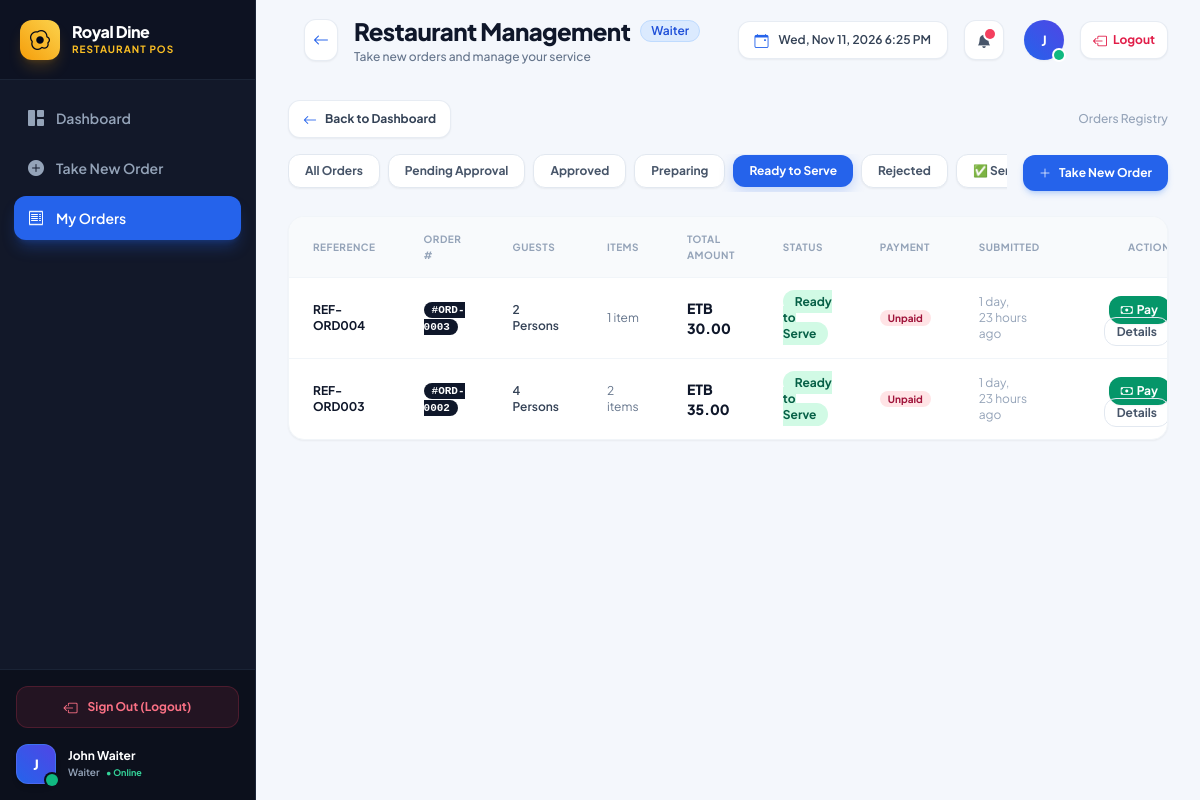
The page /orders/waiter/orders/?status=READY (signed in) on the database as committed earlier.
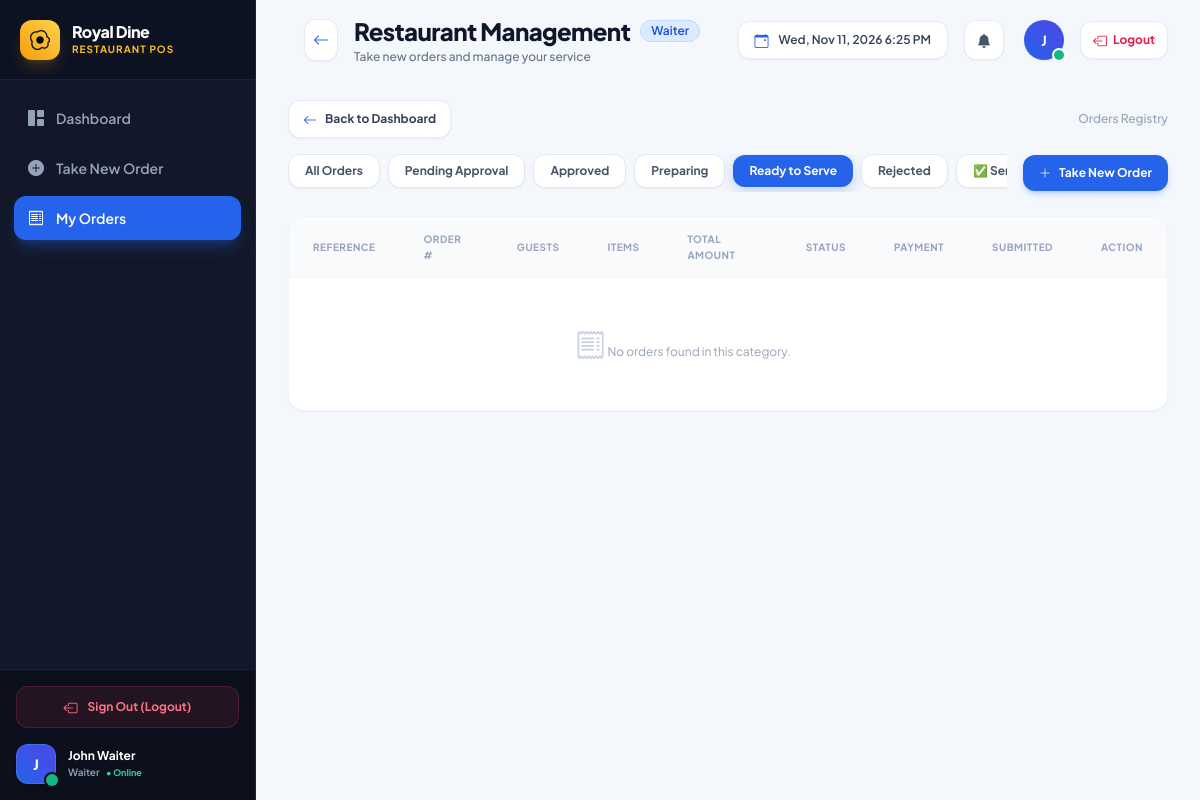
The same page on the database as committed later.
### apps/orders/models.py (models this page shows, shortened)
class Order(models.Model):
    class Status(models.TextChoices):
        DRAFT = 'DRAFT', 'Draft'
        PENDING_APPROVAL = 'PENDING_APPROVAL', 'Pending Approval'
        REJECTED = 'REJECTED', 'Rejected'
        APPROVED = 'APPROVED', 'Approved'
        RECEIVED = 'RECEIVED', 'Kitchen Received'
        PREPARING = 'PREPARING', 'Preparing'
        READY = 'READY', 'Ready for Serving'
        SERVED = 'SERVED', 'Served'
        CANCELLED = 'CANCELLED', 'Cancelled'
    order_reference = models.CharField(max_length=64, unique=True, editable=False, db_index=True)
    order_number = models.CharField(max_length=32, blank=True, null=True, unique=True, db_index=True)
    waiter = models.ForeignKey(
        settings.AUTH_USER_MODEL,
        on_delete=models.PROTECT,
        related_name='waiter_orders'
    )
    customer_count = models.PositiveIntegerField(default=1)
    status = models.CharField(
        max_length=24,
        choices=Status.choices,
        default=Status.PENDING_APPROVAL,
        db_index=True
    )
    total_amount = models.DecimalField(max_digits=10, decimal_places=2, default=0.00)
    order_notes = models.TextField(blank=True)
    rejection_reason = models.TextField(blank=True)
    created_at = models.DateTimeField(auto_now_add=True, db_index=True)
    updated_at = models.DateTimeField(auto_now=True)
    submitted_at = models.DateTimeField(null=True, blank=True)
    approved_at = models.DateTimeField(null=True, blank=True)
    class Meta:
        ordering = ['-created_at']
        verbose_name = 'Order'
        verbose_name_plural = 'Orders'

### apps/orders/views.py (the view)
# urls.py: path('waiter/orders/', views.waiter_orders, name='waiter_orders'),
@login_required
@waiter_required
def waiter_orders(request):
    status_filter = request.GET.get('status', 'all')
    orders = Order.objects.filter(waiter=request.user)
    if status_filter != 'all':
        orders = orders.filter(status=status_filter)
    return render(request, 'waiter/orders_list.html', {
        'orders': orders,
        'current_status': status_filter,
        'status_choices': Order.Status.choices,
    })

### apps/restaurants/context_processors.py (called while the page is built)
def restaurant_context(request):
    try:
        settings_obj = RestaurantSettings.objects.first()
        currency = settings_obj.currency_symbol if settings_obj and settings_obj.currency_symbol else 'ETB'
    except Exception:
        currency = 'ETB'
        settings_obj = None
    return {
        'CURRENCY_SYMBOL': currency,
        'restaurant_settings': settings_obj,
    }

### templates/waiter/orders_list.html (shortened to what the changed rows need)
{% extends 'base/base.html' %}
{% load humanize %}
{% block content %}
<div class="bg-white rounded-2xl shadow-sm border border-slate-100 overflow-hidden">
    <div class="overflow-x-auto">
        <table class="w-full text-left text-xs">
            <thead class="bg-slate-50 border-b border-slate-100 text-slate-400 uppercase font-bold text-[10px] tracking-wider">
                <tr>
                    <th class="px-6 py-3.5">Reference</th>
                    <th class="px-6 py-3.5">Order #</th>
                    <th class="px-6 py-3.5">Guests</th>
                    <th class="px-6 py-3.5">Items</th>
                    <th class="px-6 py-3.5">Total Amount</th>
                    <th class="px-6 py-3.5">Status</th>
                    <th class="px-6 py-3.5">Payment</th>
                    <th class="px-6 py-3.5">Submitted</th>
                    <th class="px-6 py-3.5 text-right">Action</th>
                </tr>
            </thead>
            <tbody class="divide-y divide-slate-100">
                {% for order in orders %}
                <tr class="hover:bg-slate-50/80 transition-colors">
                    <td class="px-6 py-4 font-bold text-slate-900">{{ order.order_reference }}</td>
                    <td class="px-6 py-4">
                        {% if order.order_number %}
                        <span class="px-2 py-0.5 rounded-lg bg-slate-900 text-white font-mono font-bold text-[11px]">{{ order.order_number }}</span>
                        {% else %}
                        <span class="text-slate-400 font-medium">—</span>
                        {% endif %}
                    </td>
                    <td class="px-6 py-4 font-semibold text-slate-700">{{ order.customer_count }} Person{{ order.customer_count|pluralize }}</td>
                    <td class="px-6 py-4 text-slate-500">{{ order.items.count }} item{{ order.items.count|pluralize }}</td>
                    <td class="px-6 py-4 font-extrabold text-slate-900 text-sm">ETB {{ order.total_amount }}</td>
                    <td class="px-6 py-4">
                        {% if order.status == 'PENDING_APPROVAL' %}
                        <span class="px-3 py-1 rounded-full font-bold bg-amber-100 text-amber-800">Pending Approval</span>
                        {% elif order.status == 'APPROVED' %}
                        <span class="px-3 py-1 rounded-full font-bold bg-emerald-100 text-emerald-800">Approved</span>
                        {% elif order.status == 'PREPARING' %}
                        <span class="px-3 py-1 rounded-full font-bold bg-indigo-100 text-indigo-800">Preparing</span>
                        {% elif order.status == 'READY' %}
                        <span class="px-3 py-1 rounded-full font-bold bg-emerald-100 text-emerald-800">Ready to Serve</span>
                        {% elif order.status == 'REJECTED' %}
                        <span class="px-3 py-1 rounded-full font-bold bg-rose-100 text-rose-800">Rejected</span>
                        {% elif order.status == 'SERVED' %}
                        <span class="px-3 py-1 rounded-full font-bold bg-teal-100 text-teal-800">✅ Served</span>
                        {% elif order.status == 'CANCELLED' %}
                        <span class="px-3 py-1 rounded-full font-bold bg-slate-200 text-slate-500">Cancelled</span>
                        {% else %}
                        <span class="px-3 py-1 rounded-full font-bold bg-slate-100 text-slate-700">{{ order.get_status_display }}</span>
                        {% endif %}
                    </td>
                    <td class="px-6 py-4">
                        {% if order.payments.exists %}
                        <span class="px-2 py-0.5 rounded-full text-[10px] font-bold bg-emerald-100 text-emerald-800">Paid</span>
                        {% else %}
                        <span class="px-2 py-0.5 rounded-full text-[10px] font-bold bg-rose-100 text-rose-800">Unpaid</span>
                        {% endif %}
                    </td>
                    <td class="px-6 py-4 text-slate-400">{{ order.created_at|naturaltime }}</td>
                    <td class="px-6 py-4 text-right space-x-2">
                        {% if not order.payments.exists and order.status != 'REJECTED' and order.status != 'CANCELLED' %}
                        <button type="button"
                            onclick="openQuickPayModal('{{ order.id }}', '{{ order.order_number|default:order.order_reference }}', '{{ order.total_amount }}')"
                            class="px-3 py-1.5 rounded-xl font-bold text-xs text-white bg-emerald-600 hover:bg-emerald-700 shadow-sm transition-all inline-flex items-center gap-1">
                            <i class="bi bi-cash"></i>
                            <span>Pay</span>
                        </button>
                        {% endif %}
                        <a href="{% url 'orders:order_detail' order.id %}" class="px-3 py-1.5 rounded-xl border border-slate-200 text-slate-600 hover:bg-slate-100 font-bold transition-colors">
                            Details
                        </a>
                    </td>
                </tr>
                {% empty %}
                <tr>
                    <td colspan="8" class="px-6 py-12 text-center text-slate-400">
                        <i class="bi bi-receipt text-3xl mb-2 d-block text-slate-300"></i>
                        No orders found in this category.
                    </td>
                </tr>
                {% endfor %}
            </tbody>
        </table>
    </div>
</div>
{% endblock %}

### templates/base/topnav.html (shortened to what this page needs)
<header class="h-20 bg-[#f4f7fc] px-6 lg:px-8 flex items-center justify-between shrink-0">
    <div class="flex items-center space-x-3 sm:space-x-4">
        {% if request.resolver_match.url_name not in 'admin_dashboard,waiter_dashboard,supervisor_dashboard,kitchen_dashboard' %}
        <button type="button" onclick="window.history.back()" title="Go Back"
            class="p-2 rounded-xl text-slate-600 hover:text-slate-900 bg-white hover:bg-slate-50 border border-slate-200/80 shadow-sm transition-all active:scale-95 flex items-center justify-center">
            <i class="bi bi-arrow-left text-base text-blue-600"></i>
        </button>
        {% endif %}
        <div>
            <div class="flex items-center space-x-2.5">
                <h1 class="text-xl lg:text-2xl font-extrabold text-slate-900 tracking-tight">
                    {% block header_title %}Restaurant Management{% endblock %}
                </h1>
                <span class="hidden sm:inline-flex items-center px-2.5 py-0.5 rounded-full text-xs font-semibold
                    {% if user.role == 'ADMIN' %}bg-purple-100 text-purple-700 border border-purple-200
                    {% elif user.role == 'SUPERVISOR' %}bg-indigo-100 text-indigo-700 border border-indigo-200
                    {% elif user.role == 'WAITER' %}bg-blue-100 text-blue-700 border border-blue-200
                    {% else %}bg-amber-100 text-amber-800 border border-amber-200{% endif %}">
                    {{ user.get_role_display }}
                </span>
            </div>
            <p class="text-xs text-slate-500 font-medium mt-0.5 hidden sm:block">
                {% block header_subtitle %}Take new orders and manage your service{% endblock %}
            </p>
        </div>
    </div>
    <div class="flex items-center space-x-3 lg:space-x-4">
        <div
            class="flex items-center space-x-2.5 px-4 py-2 bg-white rounded-xl shadow-sm border border-slate-200/80 text-xs font-semibold text-slate-700">
            <i class="bi bi-calendar-event text-blue-600 text-sm"></i>
            <span id="liveDateTimeBadge">Loading date...</span>
        </div>
        <div class="relative" id="notificationDropdownContainer">
            <button type="button" id="notificationBellBtn" onclick="toggleNotificationDropdown()"
                class="w-10 h-10 rounded-xl bg-white border border-slate-200/80 flex items-center justify-center text-slate-600 hover:text-slate-900 hover:bg-slate-50 shadow-sm transition-colors relative">
                <i class="bi bi-bell-fill text-sm"></i>
                <span id="notificationBadge" class="hidden absolute top-2 right-2 w-2.5 h-2.5 rounded-full bg-rose-500 ring-2 ring-white animate-pulse"></span>
            </button>
        </div>
        <div class="flex items-center space-x-2.5 pl-1">
            <div class="relative">
                <div
                    class="w-10 h-10 rounded-full bg-gradient-to-tr from-blue-600 to-indigo-600 flex items-center justify-center text-white font-bold text-sm shadow-sm">
                    {{ user.first_name|first|default:user.username|first|upper }}
                </div>
                <span
                    class="absolute bottom-0 right-0 w-2.5 h-2.5 rounded-full bg-emerald-500 ring-2 ring-white"></span>
            </div>
        </div>
        <form method="post" action="{% url 'accounts:logout' %}" class="inline-flex">
            <button type="submit" title="Sign out of system"
                class="flex items-center space-x-1.5 px-3 py-2 rounded-xl bg-white hover:bg-rose-50 text-rose-600 border border-slate-200/80 hover:border-rose-200 text-xs font-bold shadow-sm transition-all active:scale-95">
                <i class="bi bi-box-arrow-left text-sm"></i>
                <span class="hidden sm:inline">Logout</span>
            </button>
        </form>
    </div>
</header>

Rows that differ between the two databases and show on the page:
removed Order: order_reference "REF-ORD004", order_number "#ORD-0003", customer_count "2", items.count "1", total_amount "30.00", status "Ready to Serve", shows "Unpaid", created_at "1 day, 23 hours ago"
removed Order: order_reference "REF-ORD003", order_number "#ORD-0002", customer_count "4", items.count "2", total_amount "35.00", status "Ready to Serve", shows "Unpaid", created_at "1 day, 23 hours ago"
Other text that changed with them:
text now shown: "No orders found in this category."
